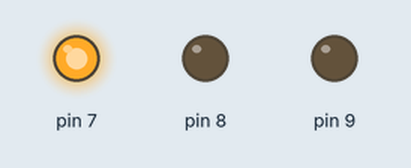
A sketch run on a simulated Arduino Uno, built with avr-gcc and run on an emulated ATmega328P. Parts: output pins drawn as LEDs (lit = HIGH).

Above: at 0.05 s.
At 0.75 s:
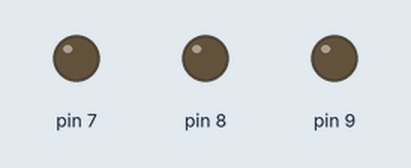
At 1.45 s:
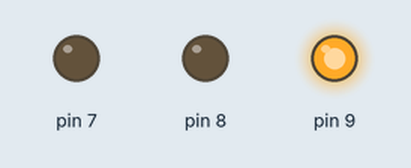
At 2.85 s:
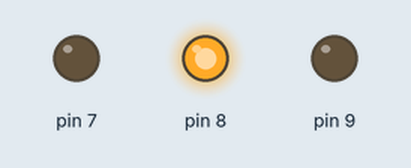
Timing chart, 0 to 3.1 s (numbered marks = the images above):
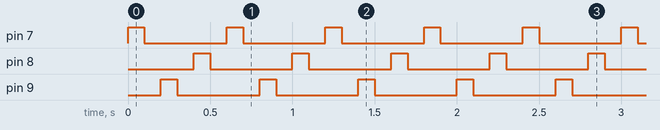

Measured:
- by itself, pin 7–9: alternates HIGH for 0.10 s and LOW for 0.50 s

The sketch:

BlinkLED.ino
```cpp
// the setup function runs once when you press reset or power the board
void setup() {
  // initialize digital pin LED_BUILTIN as an output.
  pinMode(7, OUTPUT);
  pinMode(8, OUTPUT);
  pinMode(9, OUTPUT);

}

// the loop function runs over and over again forever
void loop() {
  digitalWrite(7, HIGH);   // turn the LED on (HIGH is the voltage level)
  delay(100);                       // wait for a second
  digitalWrite(7, LOW);    // turn the LED off by making the voltage LOW
  delay(100);                       // wait for a second
  digitalWrite(9, HIGH);   // turn the LED on (HIGH is the voltage level)
  delay(100);                       // wait for a second
  digitalWrite(9, LOW);    // turn the LED off by making the voltage LOW
  delay(100);                       // wait for a second
  digitalWrite(8, HIGH);   // turn the LED on (HIGH is the voltage level)
  delay(100);                       // wait for a second
  digitalWrite(8, LOW);    // turn the LED off by making the voltage LOW
  delay(100);                       // wait for a second
}
```
